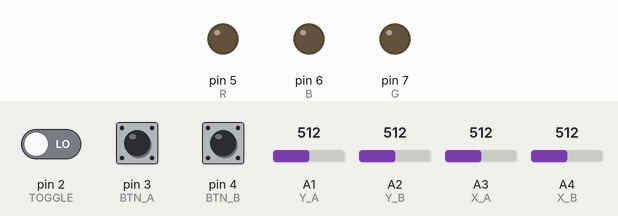
The sketch below on a simulated Arduino Nano, built with avr-gcc and run on an emulated ATmega328P. On the bench: output pins drawn as LEDs (lit = HIGH). The test bench sets the inputs (shaded band); at power-on: pin 2 (TOGGLE) LOW, pin 3 (BTN_A) LOW, pin 4 (BTN_B) LOW, A1 (Y_A) = 512, A2 (Y_B) = 512, A3 (X_A) = 512, A4 (X_B) = 512. What the sketch prints to the serial monitor is not drawn.

Above: at 1.2 s.
1.3 s: pin 2 (TOGGLE) driven HIGH
At 2.2 s:
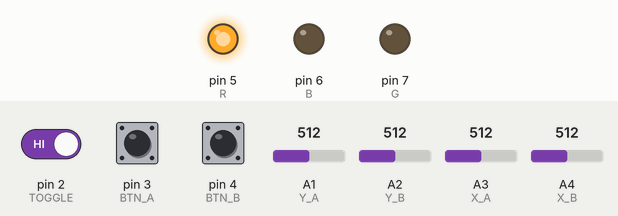
2.8 s: pin 3 (BTN_A) pulled HIGH for 0.15 s
At 2.89 s:
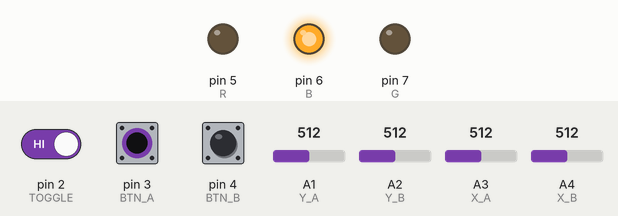
4.4 s: pin 4 (BTN_B) pulled HIGH for 0.15 s
At 4.49 s:
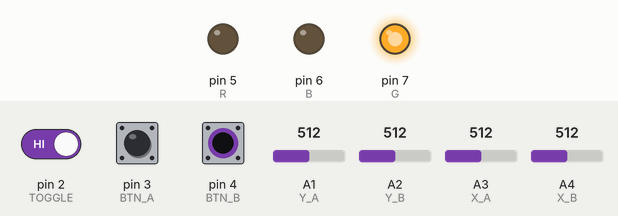
Timing chart, 0 to 7.4 s (numbered marks = the images above; inputs shaded):
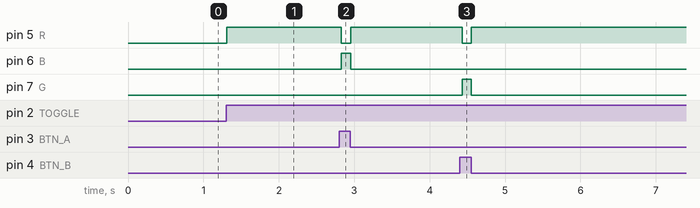

Measured:
- after the input at 1.3 s, pin 5 (R): LOW → HIGH at once
- after the input at 2.8 s, pin 5 (R): HIGH → LOW at once, → HIGH 0.12 s later; pin 6 (B): LOW → HIGH at once, → LOW 0.12 s later
- after the input at 4.4 s, pin 5 (R): HIGH → LOW at once, → HIGH 0.12 s later; pin 7 (G): LOW → HIGH at once, → LOW 0.12 s later

The sketch:

sketch_dec23blue_moteV3.ino
```cpp
/* author: Alex Semenov
  Third resonable working version of the blue-tooth remote.
  Sends 2 more analog inputs than hte previous version (It now is sending every imput it has)
  Sends data at a lower resolution 8bit instead of 10 but with much more freqent sends and more data per send
  Calculates a checksum and send it with the data for error checking
  Much faster than the previous version (remeber to reduce the delay later can prolly be about 40)
*/
#define X_A A3 //left Joystick x-axis
#define Y_A A1 //left Joystick y-axis
#define X_B A4 //right Joysitck x-axis
#define Y_B A2 //right Joystick y-axis
#define TOGGLE 2
#define BTN_A 3
#define BTN_B 4
#define R 5
#define B 6
#define G 7
int x_a, y_a, x_b, y_b, toggle, btn_a, btn_b, z;
char cmd [7];
char btn_c[4];

int power(int a, int b){ // a = base, b = exponent
  if(b==0){
    return 1;
  }
  int og = a;
  for(int q=0; q<b-1; q++){
    a = a*og;
  }
  return a;
}

byte int2Byte(int x, boolean yesMap){ // helper function
  if (yesMap){
    x = map(x, 0, 1023, 0, 255); //must fit in one byte
  }
  return (byte)x;
}

void byteSum(int checkSum, char* msg){ // writes a 2 bit binary number to be used as the checksum
  msg[5] = 0x00;
  msg[6] = 0x00;

  if (checkSum < 256){ // if the check sum is small we only need one byte so we can write the other one to be 0
    msg[5] = 0x00;
    msg[6] = (char)int2Byte(checkSum,false);
    return;
  }

  if (checkSum%2 != 0){ // if checkSum is odd then we know the first bit is a 1
    cmd[6] = cmd[6] | 0x01;
  }

  int shift;
  byte mask;
  int tempSum = checkSum;

  while ((shift=int2Bit(tempSum)) != 0){ // I forgot how all of this works too
    //Serial.print(shift);
    //Serial.print(": ");
    //Serial.println(tempSum);
    tempSum = tempSum - power(2,shift);
    mask = 0x01;
    if (shift > 7){
      shift -=8;
      mask <<= shift;
      msg[5] = msg[5] | mask;
    } else {
      mask <<= shift;
      msg[6] = msg[6] | mask;
    }
  }
}

int int2Bit(int tempSum){ // determines bigest bit position of checksum *** helper function
  int k =0;
  while((tempSum =tempSum/2) >= 1){
   k++;
  }
  return k;
}

unsigned long int getSum(char *msg, int leng){ // makes a serires of bytes into a binary number which is returned as an integer
 byte mask;
 unsigned long int sum = 0;

  for (int i=leng; i>0; i--){ // repetes untill every byte has been prosessed start at last byte
    //if (msg[i-1] == 0x00){
    //  return 0;
    //}
    mask = 0x01;
    for (int j=0; j<8; j++){ // start at first bit
      if(msg[i-1] & mask){ // if bit is 1
       sum += power(2,j+(8*(leng-i))); // add bit
      }
      mask <<= 1; // bit shift mask to the left
    }
  }
  return sum;
}

int cSum(char* msg, int leng){ // calcualtes integer checksum
  int sum =0;
  for (int k=0; k<leng; k++){
    sum+=getSum(&msg[k],1);
  }
  return sum;
}

void assemble(char* msg){ // makes the message
  int checkSum = 0;
  msg[0] = (char)int2Byte(x_a, true);
  msg[1] = (char)int2Byte(x_b, true);
  msg[2] = (char)int2Byte(y_a, true);
  msg[3] = (char)int2Byte(y_b, true);
  msg[4] = (char)int2Byte(z, false);
  byteSum(cSum(cmd, 5), cmd);
}

void zDoer(){ // inner btn has proprity over outer btn
  if (btn_c[0] == 'b' && btn_c[1] == 'd' && btn_c[3] == 'f'){ // nothing
    z=0;
  } else if (btn_c[0] == 'a' && btn_c[1] == 'd' && btn_c[2] == 'f'){ // toggle
    z=1;
  } else if (btn_c[0] == 'a' && btn_c[1] == 'c' && btn_c[2] == 'f'){ // toggle + inner
    z=2;
  } else if (btn_c[0] == 'a' && btn_c[1] == 'd' && btn_c[2] == 'e') { // toggel + outer
    z=3;
  } else if (btn_c[1] == 'c') { // inner
    z=4;
  } else if (btn_c[2] == 'e') { // outer
    z=5;
  }
}

void btns(){
  if (toggle == 1) {
    digitalWrite(R, HIGH);
    digitalWrite(B, LOW);
    digitalWrite(G, LOW);
    btn_c[0] = 'a';
  } else {
    btn_c[0] = 'b';
  }
  if (btn_a == 1) {
    digitalWrite(R, LOW);
    digitalWrite(B, HIGH);
    digitalWrite(G, LOW);
    btn_c[1] = 'c';
  }else {
    btn_c[1] ='d';
  }
  if (btn_b == 1) {
    digitalWrite(R, LOW);
    digitalWrite(B, LOW);
    digitalWrite(G, HIGH);
    btn_c[2] = 'e';
  }else {
    btn_c[2] = 'f';
  }
  if (toggle != 1 && btn_a != 1 && btn_b != 1){
    digitalWrite(R, LOW);
    digitalWrite(B, LOW);
    digitalWrite(G, LOW);
  }
}

void printMsg(){
 for(int i=0; i<7; i++){
  Serial.write(cmd[i]);
 }
}

void setup() {
  Serial.begin(38400);
  pinMode(TOGGLE, INPUT);
  pinMode(BTN_A, INPUT);
  pinMode(BTN_B, INPUT);
  pinMode(R, OUTPUT);
  pinMode(G, OUTPUT);
  pinMode(B, OUTPUT);
}

void loop() {
  delay(40); // the reciver needs this big of a delay becuase of the speed it reads data in
  // read all sensor data
  x_a = analogRead(X_A);
  y_a = analogRead(Y_A);
  x_b = analogRead(X_B);
  y_b = analogRead(Y_B);
  toggle = digitalRead(TOGGLE);
  btn_a = digitalRead(BTN_A);
  btn_b = digitalRead(BTN_B);

  btns(); // lights up the led and configs the button data
  zDoer(); // finds the z byte ascii value
  assemble(cmd);

  if(toggle == HIGH){ // if the toggle is high then enable transmission otherwise do nothing
    printMsg();
  }
}
```
